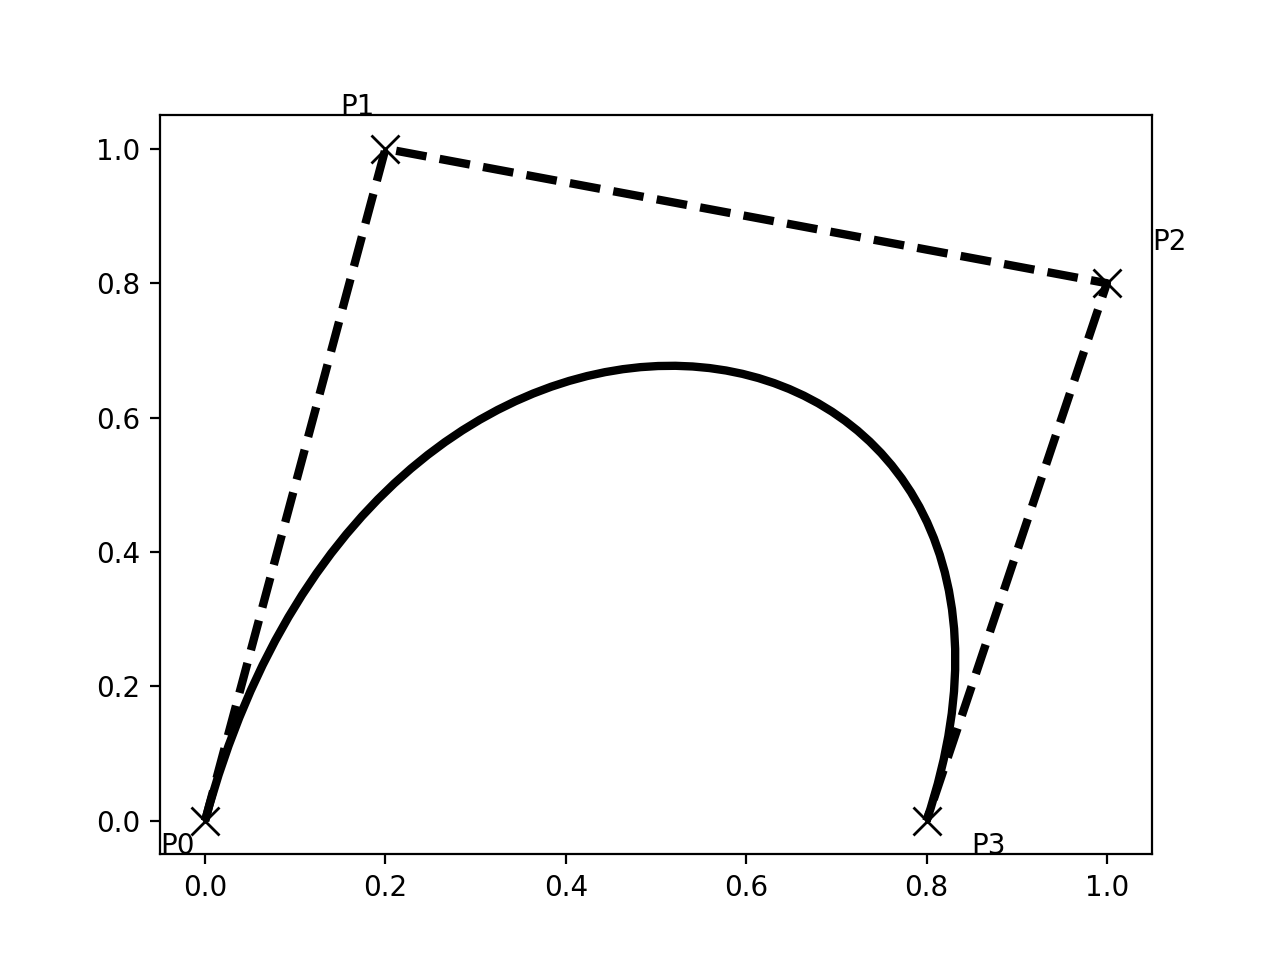

Recreate this plot in Python.
import matplotlib.pyplot as plt
from matplotlib.path import Path
import matplotlib.patches as patches

verts = [
    (0.0, 0.0),  # P0
    (0.2, 1.0),  # P1
    (1.0, 0.8),  # P2
    (0.8, 0.0),  # P3
]

codes = [
    Path.MOVETO,
    Path.CURVE4,
    Path.CURVE4,
    Path.CURVE4,
]

path = Path(verts, codes)

fig = plt.figure()
ax = fig.add_subplot(111)
patch = patches.PathPatch(path, facecolor='none', linewidth=3)
ax.add_patch(patch)

xs, ys = zip(*verts)
ax.plot(xs, ys, 'x--', linewidth=3, color='black', ms=10)

ax.text(-0.05, -0.05, 'P0')
ax.text(0.15, 1.05, 'P1')
ax.text(1.05, 0.85, 'P2')
ax.text(0.85, -0.05, 'P3')

plt.savefig('example_path_bezier.png', dpi=200)
